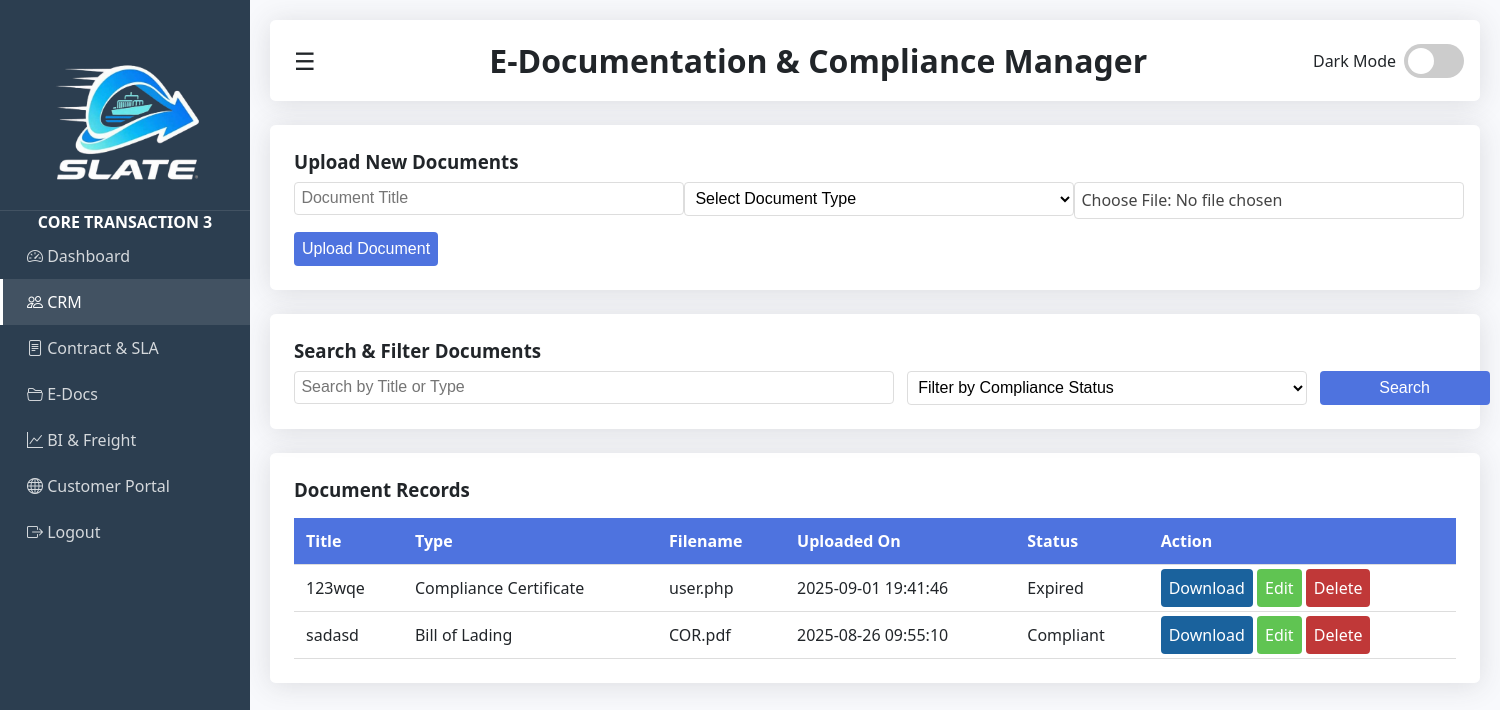
Page /E-Doc.php (signed in) on the committed database.
### tables this page shows
CREATE TABLE `e_doc` (
  `id` int(11) NOT NULL,
  `title` varchar(255) NOT NULL,
  `doc_type` varchar(100) NOT NULL,
  `filename` varchar(255) NOT NULL,
  `uploaded_on` timestamp NOT NULL DEFAULT current_timestamp(),
  `status` varchar(50) DEFAULT 'Pending Review'
);

### E-Doc.php (the view, shortened to what this page needs)
<?php
include 'connection.php';
$editId = isset($_GET['edit']) ? intval($_GET['edit']) : null;
?>
<!DOCTYPE html>
<html lang="en">
<head>
    <link rel="stylesheet" href="https://cdn.jsdelivr.net/npm/bootstrap-icons@1.11.3/font/bootstrap-icons.css">
</head>
<body>
    <div class="sidebar" id="sidebar">
        <div class="logo">
            <img src="rem.png" alt="SLATE Logo">
        </div>
        <h4 class="mb-3" style="text-align: center;">CORE TRANSACTION 3</h4>
        <a href="admin.php"><i class="bi bi-speedometer2 me-2"></i> Dashboard</a>
        <a href="CRM.php" class="active"><i class="bi bi-people me-2"></i> CRM</a>
        <a href="CSM.php"><i class="bi bi-file-text me-2"></i> Contract & SLA</a>
        <a href="E-Doc.php"><i class="bi bi-folder2-open me-2"></i> E-Docs</a>
        <a href="BIFA.php"><i class="bi bi-graph-up me-2"></i> BI & Freight</a>
        <a href="CPN.php"><i class="bi bi-globe me-2"></i> Customer Portal</a>
        <a href="logout.php"><i class="bi bi-box-arrow-right me-2"></i> Logout</a>
    </div>
    <div class="content" id="mainContent">
        <div class="header">
            <div class="hamburger" id="hamburger">☰</div>
            <div>
                <h1>E-Documentation & Compliance Manager</h1>
            </div>
            <div class="theme-toggle-container">
                <span class="theme-label">Dark Mode</span>
                <label class="theme-switch">
                    <span class="slider"></span>
                </label>
            </div>
        </div>
        <div class="upload-section">
            <h3>Upload New Documents</h3>
            <form action="E-Doc.php" method="POST" enctype="multipart/form-data">
                <div class="uploadform">
                    <div class="upload">
                        <input type="text" id="docstitle" name="docstitle" placeholder="Document Title" required>
                    </div>
                    <div class="upload">
                        <select id="doc_type" name="doc_type" required>
                            <option value="">Select Document Type</option>
                        </select>
                    </div>
                    <div class="upload">
                        <label for="uploadfile" class="choose-file">
                            Choose File: <span id="file-name">No file chosen</span>
                        </label>
                    </div>
                </div>
                <button type="submit" class="btn btn-upload">Upload Document</button>
            </form>
        </div>
        <div class="searchfilter">
            <h3>Search & Filter Documents</h3>
            <div class="searchform">
                <div class="search-titleortype">
                    <input type="text" id="search" placeholder="Search by Title or Type">
                </div>
                <div class="filter-select">
                    <select id="doc-status">
                        <option value="">Filter by Compliance Status</option>
                    </select>
                </div>
                <div class="search-btn">
                    <button type="button" id="searchBtn" class="btn btn-search">Search</button>
                </div>
            </div>
        </div>
        <div class="table-section">
            <h3>Document Records</h3>
            <table id="employeesTable">
                <thead>
                    <tr>
                        <th>Title</th>
                        <th>Type</th>
                        <th>Filename</th>
                        <th>Uploaded On</th>
                        <th>Status</th>
                        <th>Action</th>
                    </tr>
                </thead>
                <tbody id="DocumentsRecord">
                    <?php
                    $result = $conn->query("SELECT * FROM e_doc ORDER BY uploaded_on DESC");
                    if ($result && $result->num_rows > 0) {
                        while ($row = $result->fetch_assoc()) {
                            if ($editId === intval($row['id'])) {
                                echo "<tr>
                <form method='POST' action='E-Doc.php'>
                  <td><input type='text' class='title' name='docstitle' value='" . htmlspecialchars($row['title']) . "' required></td>
                  <td>
                    <select class='doc_type' name='doc_type' required>
                      <option value='Bill of Lading' " . ($row['doc_type'] == 'Bill of Lading' ? 'selected' : '') . ">Bill of Lading</option>
                      <option value='Invoice' " . ($row['doc_type'] == 'Invoice' ? 'selected' : '') . ">Invoice</option>
                      <option value='Customs Clearance' " . ($row['doc_type'] == 'Customs Clearance' ? 'selected' : '') . ">Customs Clearance</option>
                      <option value='Compliance Certificate' " . ($row['doc_type'] == 'Compliance Certificate' ? 'selected' : '') . ">Compliance Certificate</option>
                    </select>
                  </td>
                  <td>{$row['filename']}</td>
                  <td>{$row['uploaded_on']}</td>
                  <td>
                    <select class='doc_status' name='status'>
                      <option value='Pending Review' " . ($row['status'] == 'Pending Review' ? 'selected' : '') . ">Pending Review</option>
                      <option value='Compliant' " . ($row['status'] == 'Compliant' ? 'selected' : '') . ">Compliant</option>
                      <option value='Expired' " . ($row['status'] == 'Expired' ? 'selected' : '') . ">Expired</option>
                    </select>
                  </td>
                  <td>
                    <input type='hidden' name='edit_id' value='{$row['id']}'>
                    <button type='submit' name='save' class='save'>Save</button>
                    <a href='E-Doc.php' class='cancel'>Cancel</a>
                  </td>
                </form>
              </tr>";
                            } else {
                                echo "<tr>
                <td>{$row['title']}</td>
                <td>{$row['doc_type']}</td>
                <td>{$row['filename']}</td>
                <td>{$row['uploaded_on']}</td>
                <td>{$row['status']}</td>
                <td>
                  <a class='download' href='uploads/{$row['filename']}' download>Download</a>
                  <a class='edit' href='?edit={$row['id']}'>Edit</a>
                  <a class='delete' href='?delete={$row['id']}'>Delete</a>
                </td>
              </tr>";
                            }
                        }
                    } else {
                        echo "<tr><td colspan='6'>No documents found</td></tr>";
                    }
                    ?>
                </tbody>
            </table>
        </div>
    </div>
</body>
</html>

### E-Doc.php (style rules this page uses)
:root { --sidebar-width: 250px; --primary-color: #4e73df; --secondary-color: #f8f9fc; --dark-bg: #1a1a2e; --dark-card: #16213e; --text-light: #f8f9fa; --text-dark: #212529; --success-color: #1cc88a; --info-color: #36b9cc; --border-radius: 0.35rem; --shadow: 0 0.15rem 1.75rem 0 rgba(58, 59, 69, 0.15); }
* { box-sizing: border-box; margin: 0; padding: 0; }
body { font-family: 'Segoe UI', system-ui, sans-serif; overflow-x: hidden; background-color: var(--secondary-color); color: var(--text-dark); }
.sidebar { width: var(--sidebar-width); height: 100vh; position: fixed; left: 0; top: 0; background: #2c3e50; color: white; padding: 0; transition: all 0.3s ease; z-index: 1000; transform: translateX(0); }
.sidebar .logo { padding: 1.5rem; text-align: center; border-bottom: 1px solid rgba(255, 255, 255, 0.1); }
.sidebar .logo img { max-width: 100%; height: auto; }
.sidebar a { display: block; color: rgba(255, 255, 255, 0.8); padding: 0.75rem 1.5rem; text-decoration: none; border-left: 3px solid transparent; transition: all 0.3s; }
.sidebar a:hover, .sidebar a.active { background-color: rgba(255, 255, 255, 0.1); color: white; border-left: 3px solid white; }
.content { margin-left: var(--sidebar-width); padding: 20px; transition: all 0.3s ease; }
.header { background-color: white; padding: 1rem; border-radius: var(--border-radius); box-shadow: var(--shadow); margin-bottom: 1.5rem; display: flex; align-items: center; justify-content: space-between; }
.hamburger { font-size: 1.5rem; cursor: pointer; padding: 0.5rem; }
.upload-section { background-color: white; padding: 1.5rem; border-radius: var(--border-radius); box-shadow: var(--shadow); margin-bottom: 1.5rem; }
.uploadform { display: flex; justify-content: space-between; margin-bottom: 0.5rem; }
.upload input, .upload select { width: 390px; padding: 0.4rem; border: 1px solid #ddd; border-radius: 4px; font-size: 1rem; margin-top: 0.5rem; background-color: white; }
.upload .choose-file { display: inline-block; width: 390px; padding: 0.4rem; border: 1px solid #ddd; border-radius: 4px; font-size: 1rem; margin-top: 0.5rem; background-color: white; color: #444; cursor: pointer; text-align: left; white-space: nowrap; overflow: hidden; text-overflow: ellipsis; }
.btn { padding: 0.5rem; border: none; border-radius: 4px; font-size: 1rem; cursor: pointer; }
.btn-upload { background-color: var(--primary-color); color: white; }
.searchfilter { position: relative; background-color: white; padding: 1.5rem; border-radius: var(--border-radius); box-shadow: var(--shadow); margin-bottom: 1.5rem; }
.searchform { display: flex; }
.search-titleortype input { width: 600px; padding: 0.4rem; border: 1px solid #ddd; border-radius: 4px; font-size: 1rem; margin: 0.5rem 0.8rem 0 0; }
.filter-select select { width: 400px; padding: 0.4rem; border: 1px solid #ddd; border-radius: 4px; font-size: 1rem; margin: 0.5rem 0.8rem 0 0; background-color: white; }
.btn-search { background-color: var(--primary-color); color: white; width: 170px; margin-top: 0.5rem; }
.table-section { background-color: white; padding: 1.5rem; border-radius: var(--border-radius); box-shadow: var(--shadow); }
table { width: 100%; margin-top: 1rem; border-collapse: collapse; }
th, td { padding: 0.75rem; text-align: left; border-bottom: 1px solid #ddd; }
thead { background-color: var(--primary-color); color: white; }
.download { padding: 0.5rem; border: none; border-radius: 4px; font-size: 1rem; cursor: pointer; background-color: #1a629dff; color: white; text-decoration: none; }
.save, .edit { padding: 0.5rem; border: none; border-radius: 4px; font-size: 1rem; cursor: pointer; background-color: #60c452ff; color: white; text-decoration: none; }
.cancel, .delete { padding: 0.5rem; border: none; border-radius: 4px; font-size: 1rem; cursor: pointer; background-color: #c03838ff; color: white; text-decoration: none; }
.theme-toggle-container { display: flex; align-items: center; gap: 0.5rem; }
.theme-switch { position: relative; display: inline-block; width: 60px; height: 34px; }
.slider { position: absolute; cursor: pointer; top: 0; left: 0; right: 0; bottom: 0; background-color: #ccc; transition: .4s; border-radius: 34px; }
.slider:before { position: absolute; content: ""; height: 26px; width: 26px; left: 4px; bottom: 4px; background-color: white; transition: .4s; border-radius: 50%; }

### rows in the picture
e_doc: title "123wqe", doc_type "Compliance Certificate", filename "user.php", uploaded_on "2025-09-01 19:41:46", status "Expired"
e_doc: title "sadasd", doc_type "Bill of Lading", filename "COR.pdf", uploaded_on "2025-08-26 09:55:10", status "Compliant"
